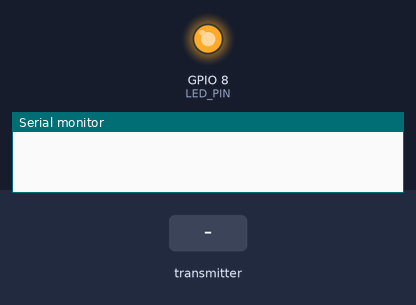
The sketch below on a simulated ESP32-S3. Parts: output pins drawn as LEDs (lit = HIGH), the last lines printed to the serial monitor. The inputs (shaded band) are chosen by the test bench.

Above: at 1.2 s.
1.3 s: the transmitter starts sending scaled_filtered = 0
At 2.1 s:
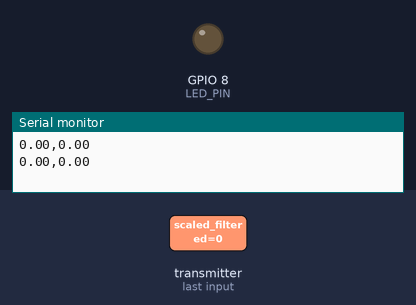
Timing chart, 0 to 4.3 s (numbered marks = the images above; inputs shaded):
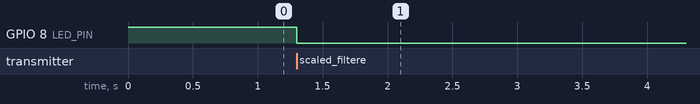

Measured:
- after the input at 1.3 s, GPIO 8 (LED_PIN): HIGH → LOW at once

The sketch:

Receiver.ino
```cpp
#include <esp_now.h>
#include <WiFi.h>

// --- Data Structure (No Batching) ---
typedef struct struct_message {
    float scaled_filtered;
    float scaled_envelope;
    int detect;
    uint32_t packet_id;
} struct_message;

struct_message incomingData;

// --- Connection Status Variables ---
unsigned long lastPacketTime = 0;
const int LED_PIN = 8; // The built-in blue LED on the SuperMini-C3

// Callback function that will be executed when data is received
void OnDataRecv(const esp_now_recv_info_t *esp_now_info, const uint8_t *incomingDataPtr, int len) {
    if (len == sizeof(incomingData)) {
        memcpy(&incomingData, incomingDataPtr, sizeof(incomingData));

        // Mark the time we received this packet
        lastPacketTime = millis();

        // Turn the built-in LED ON (It is "Active Low" on this board, so LOW means ON)
        digitalWrite(LED_PIN, LOW);

        // Print the exact two values expected by unity_emg_bridge.exe
        Serial.println(
            String(incomingData.scaled_filtered) + "," +
            String(incomingData.scaled_envelope)
        );

    } else {
        // Only print errors if we really need to, to avoid clogging the .exe
    }
}

void setup() {
    Serial.begin(115200);
    WiFi.mode(WIFI_STA);

    pinMode(LED_PIN, OUTPUT);
    digitalWrite(LED_PIN, HIGH); // Start with LED OFF

    if (esp_now_init() != ESP_OK) {
        return;
    }

    esp_now_register_recv_cb(OnDataRecv);

    // No CSV header here. The unity_emg_bridge.exe expects raw floats immediately.
}

void loop() {
    // Watchdog: If 1 second passes without receiving any data, turn the LED OFF
    if (millis() - lastPacketTime > 1000) {
        digitalWrite(LED_PIN, HIGH);
    }

    delay(10);
}
```
